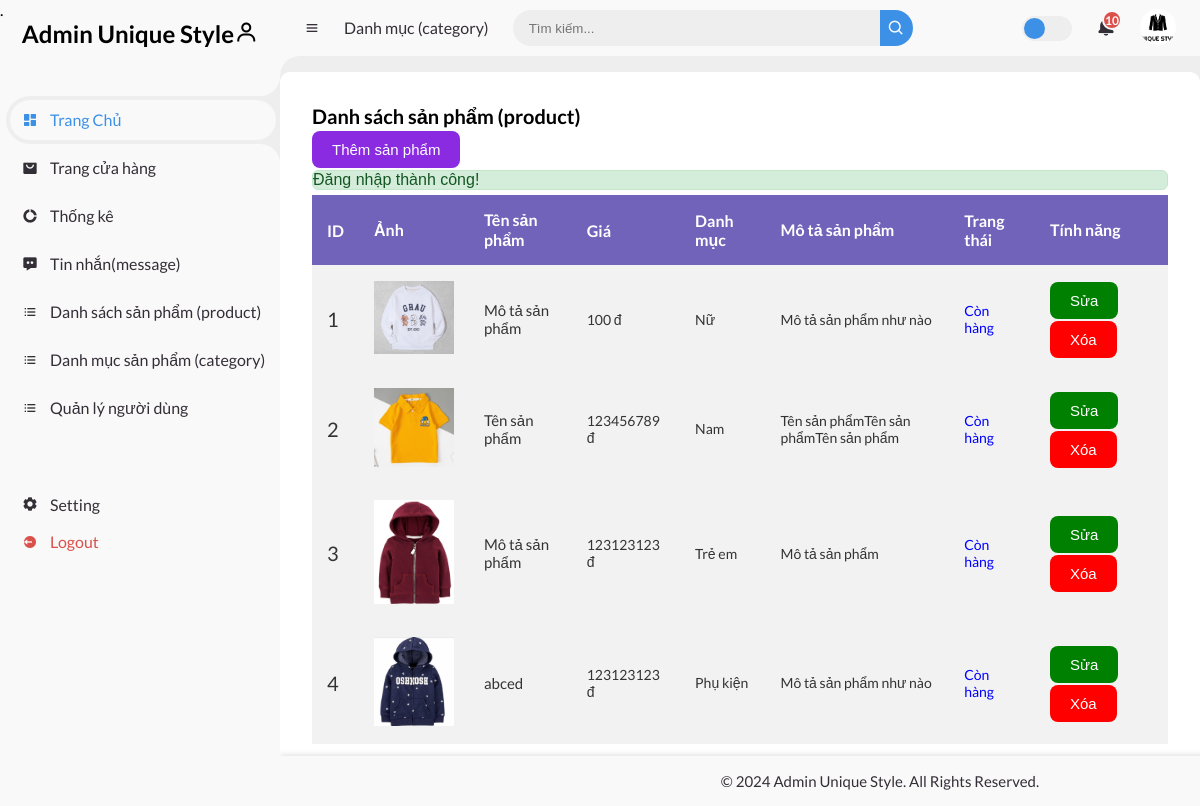
The app's page /admin-page/index.php?act=list-product (signed in) with its own data.
### tables this page shows
CREATE TABLE `products` (
  `id` int NOT NULL,
  `ProductName` varchar(100) NOT NULL,
  `Description` text NOT NULL,
  `Price` int NOT NULL,
  `CategoryID` int NOT NULL,
  `status` int NOT NULL,
  `image` text NOT NULL
);

CREATE TABLE `categories` (
  `CategoryID` int NOT NULL,
  `categoryName` varchar(100) NOT NULL
);

CREATE TABLE `status` (
  `statusID` int NOT NULL,
  `statusName` varchar(100) NOT NULL
);

### controllers/product/ProductController.php (called while the page is built, shortened)
<?php
class ProductController
{
    public $modelProduct;
    public function __construct()
    {
        $this->modelProduct = new Product();
    }
    public function index()
    {
        $listProducts = $this->modelProduct->getAllProduct();
        require_once '../admin-page/views/header.php';
        require_once '../admin-page/views/product/productlist.php';
        require_once '../admin-page/views/footer.php';
    }
}

### admin-page/index.php (called while the page is built, shortened)
<?php
require_once '../common/function.php';
require_once './router.php';
$router = new Router();
require_once '../controllers/product/ProductController.php';
require_once '../models/product/product.php';
$act = $_GET['act'] ?? '/';
$router->add('/', 'AdminController', 'index');
require_once '../routes/product/product.php';
$router->dispatch($act);

### common/function.php (called while the page is built)
<?php
function connectDB()
{
    $host   = DB_HOST;
    $dbname = DB_NAME;
    try {
        $conn = new PDO(
            "mysql:host=$host; dbname=$dbname",
            DB_USERNAME,
            DB_PASSWORD
        );
        $conn->setAttribute(PDO::ATTR_ERRMODE, PDO::ERRMODE_EXCEPTION);
        $conn->setAttribute(PDO::ATTR_DEFAULT_FETCH_MODE, PDO::FETCH_ASSOC);
        return $conn;
    } catch (\PDOException $e) {
        echo 'lỗi kết nối cơ sở dữ liệu' . $e->getMessage();
    }
}
?>

### models/product/product.php (called while the page is built, shortened)
<?php
class Product
{
    public $conn;
    public function __construct()
    {
        $this->conn = connectDB();
    }
    public function getAllProduct()
    {
        try {
            $sql = "SELECT u.*, r.statusName,
                    c.CategoryName
        FROM products u
        LEFT JOIN status r ON u.status = r.statusID
        LEFT JOIN categories c ON u.CategoryID = c.CategoryID";
            $stmt = $this->conn->prepare($sql);
            $stmt->execute();
            return $stmt->fetchAll();
        } catch (PDOException $e) {
            echo 'Lỗi: ' . $e->getMessage();
        }
    }
}

### admin-page/views/product/productlist.php (the view, shortened to what this page needs)
<div class="table--wrapper">
    <h3 class="title">Danh sách sản phẩm (product)</h3>
    <a href="?act=add-product"><button class="add">Thêm sản phẩm</button></a>
    <?php if (!empty($_SESSION['success'])): ?>
			<div class="alert alert-success" style="background-color:#d4edda;border:0.5px solid #ddd;border-radius:6px;color:#155724;border-color: #c3e6cb; margin-bottom:5px;font-family: Arial, sans-serif;">
				<?= $_SESSION['success']; ?>
			</div>
		<?php endif; ?>
    <div class="table-container">
        <table style="text-align: left;">
            <thead>
                <tr>
                    <th>ID</th>
                    <th>Ảnh</th>
                    <th>Tên sản phẩm</th>
                    <th>Giá</th>
                    <th>Danh mục</th>
                    <th>Mô tả sản phẩm</th>
                    <th>Trang thái</th>
                    <th>Tính năng</th>
                </tr>
            </thead>
            <tbody>
                <?php foreach ($listProducts as $index => $product) : ?>
                    <tr>
                        <td style="font-size:20px"><?= $index + 1; ?></td>
                        <td>
                            <img src="<?= $product['image']; ?>" width="80px">
                        </td>
                        <td style="font-size:15px"><?= $product['ProductName']; ?></td>
                        <td><?= $product['Price']; ?> đ</td>
                        <td><?= $product['CategoryName']; ?></td>
                        <td><?= $product['Description']; ?></td>
                        <td style="color:blue"><?= $product['statusName']; ?></td>
                        <td>
                            <a href="?act=edit-product&id=<?= $product['id']; ?>">
                                <button class="edit">Sửa</button>
                            </a>
                            <form action="?act=delete-product" method="POST" style="display: inline;" onsubmit="return confirm('Bạn có chắc chắn muốn xóa sản phẩm?')">
                                <button type="submit" class="delete">Xóa</button>
                            </form>
                        </td>
                    </tr>
                <?php endforeach; ?>
            </tbody>
        </table>
    </div>
</div>

### admin-page/router.php
<?php
class Router {
    protected $routes = [];
    public function add($path, $controller, $method) {
        $this->routes[$path] = [$controller, $method];
    }
    public function dispatch($path) {
        if (isset($this->routes[$path])) {
            call_user_func([new $this->routes[$path][0], $this->routes[$path][1]]);
        } else {
            echo "404 - not found page";
        }
    }
}

### admin-page/views/header.php (shortened to what this page needs)
<!DOCTYPE html>
<html lang="en">
<head>
	<link href='https://unpkg.com/boxicons@2.0.9/css/boxicons.min.css' rel='stylesheet'>
	<link rel="stylesheet" href="../admin-page/public/styles.css">
</head>
<body>
	<section id="sidebar">
		<a>.</a>
		<li>
		<a href="../admin-page/" style="text-align:center" class="title-admin">
			<h1>Admin Unique Style<i class='bx bx-user'></i></h1>
		</a>
		</li>
		<ul class="side-menu top">
			<li class="active">
				<a href="../admin-page">
					<i class='bx bxs-dashboard'></i>
					<span class="text">Trang Chủ</span>
				</a>
			</li>
			<li>
				<a href="../client-page">
					<i class='bx bxs-shopping-bag-alt'></i>
					<span class="text">Trang cửa hàng</span>
				</a>
			</li>
			<li>
				<a href="#">
					<i class='bx bxs-doughnut-chart'></i>
					<span class="text">Thống kê</span>
				</a>
			</li>
			<li>
				<a href="?act=messageshop">
					<i class='bx bxs-message-dots'></i>
					<span class="text">Tin nhắn(message)</span>
				</a>
			</li>
			<li>
				<a href="?act=list-product">
					<i class='bx bx-list-ul'></i>
					<span class="text">Danh sách sản phẩm (product)</span>
				</a>
			</li>
			<li>
				<a href="?act=list-category">
					<i class='bx bx-list-ul'></i>
					<span class="text">Danh mục sản phẩm (category)</span>
				</a>
			</li>
			<li>
				<a href="?act=list-user">
					<i class='bx bx-list-ul'></i>
					<span class="text">Quản lý người dùng</span>
				</a>
			</li>
		</ul>
		<ul class="side-menu">
			<li>
				<a href="#">
					<i class='bx bxs-cog'></i>
					<span class="text">Setting</span>
				</a>
			</li>
			<li>
				<div id="main-content">
					<a href="#" class="logout" onclick="openLogoutPopup(event)">
						<i class='bx bxs-log-out-circle'></i>
						<span class="text">Logout</span>
					</a>
				</div>
			</li>
		</ul>
	</section>
	<section id="content">
		<nav>
			<i class='bx bx-menu'></i>
			<a href="?act=list-category" class="nav-link">Danh mục (category)</a>
			<form action="#">
				<div class="form-input">
					<input type="search" placeholder="Tìm kiếm...">
					<button type="submit" class="search-btn"><i class='bx bx-search'></i></button>
				</div>
			</form>
			<label for="switch-mode" class="switch-mode"></label>
			<a href="#" class="notification">
				<span class="num">10</span>
			</a>
			<a href="#" class="profile">
				<img src="../admin-page/img/logo.jpg">
			</a>
		</nav>

### admin-page/views/footer.php
<footer class="footer">
    <div class="footer-content">
        <p>© 2024 Admin Unique Style. All Rights Reserved.</p>
    </div>
</footer>

### admin-page/views/header.php (style rules this page uses)
.title-admin { display: flex; justify-content: center; align-items: center; text-decoration: none; color: #000; transition: all 0.3s ease; }

### records on screen
products: image (picture), ProductName "Mô tả sản phẩm", Price "100", CategoryID.categoryName "Nữ", Description "Mô tả sản phẩm như nào", status.statusName "Còn hàng"
products: image (picture), ProductName "Tên sản phẩm", Price "123456789", CategoryID.categoryName "Nam", Description "Tên sản phẩmTên sản phẩmTên sản phẩm", status.statusName "Còn hàng"
products: image (picture), ProductName "Mô tả sản phẩm", Price "123123123", CategoryID.categoryName "Trẻ em", Description "Mô tả sản phẩm", status.statusName "Còn hàng"
products: image (picture), ProductName "abced", Price "123123123", CategoryID.categoryName "Phụ kiện", Description "Mô tả sản phẩm như nào", status.statusName "Còn hàng"

### other values on screen
$_SESSION['success'] "Đăng nhập thành công!"
